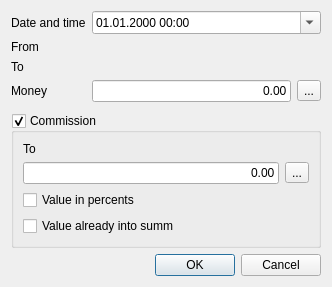
<?xml version="1.0" encoding="UTF-8"?>
<ui version="4.0">
 <class>FTransactionMoneyEdit</class>
 <widget class="QDialog" name="FTransactionMoneyEdit">
  <property name="geometry">
   <rect>
    <x>0</x>
    <y>0</y>
    <width>332</width>
    <height>287</height>
   </rect>
  </property>
  <property name="windowTitle">
   <string>Local transactions edit</string>
  </property>
  <property name="windowIcon">
   <iconset resource="../../../res/hacc.qrc">
    <normaloff>:/items/transaction-pool.png</normaloff>:/items/transaction-pool.png</iconset>
  </property>
  <layout class="QVBoxLayout" name="verticalLayout_2">
   <item>
    <layout class="QFormLayout" name="formLayout">
     <item row="0" column="0">
      <widget class="QLabel" name="label">
       <property name="text">
        <string>Date and time</string>
       </property>
      </widget>
     </item>
     <item row="0" column="1">
      <widget class="QDateTimeEdit" name="dtDateTime">
       <property name="currentSection">
        <enum>QDateTimeEdit::DaySection</enum>
       </property>
       <property name="displayFormat">
        <string>dd.MM.yyyy HH:mm</string>
       </property>
       <property name="calendarPopup">
        <bool>true</bool>
       </property>
      </widget>
     </item>
     <item row="1" column="0">
      <widget class="QLabel" name="label_2">
       <property name="text">
        <string>From</string>
       </property>
      </widget>
     </item>
     <item row="1" column="1">
      <widget class="ui::selector::WContractorAccountSelectButton" name="pwAccountFrom" native="true">
       <property name="focusPolicy">
        <enum>Qt::StrongFocus</enum>
       </property>
      </widget>
     </item>
     <item row="2" column="0">
      <widget class="QLabel" name="label_3">
       <property name="text">
        <string>To</string>
       </property>
      </widget>
     </item>
     <item row="2" column="1">
      <widget class="ui::selector::WContractorAccountSelectButton" name="pwAccountTo" native="true">
       <property name="focusPolicy">
        <enum>Qt::StrongFocus</enum>
       </property>
      </widget>
     </item>
     <item row="3" column="0">
      <widget class="QLabel" name="label2">
       <property name="text">
        <string>Money</string>
       </property>
      </widget>
     </item>
     <item row="3" column="1">
      <layout class="QHBoxLayout" name="horizontalLayout">
       <item>
        <widget class="QLineEdit" name="leMoney">
         <property name="text">
          <string>0.00</string>
         </property>
         <property name="alignment">
          <set>Qt::AlignRight|Qt::AlignTrailing|Qt::AlignVCenter</set>
         </property>
        </widget>
       </item>
       <item>
        <widget class="QToolButton" name="tbClearMoney">
         <property name="text">
          <string>...</string>
         </property>
         <property name="icon">
          <iconset resource="../../../res/hacc.qrc">
           <normaloff>:/main/icons/edit-clear-locationbar-rtl.png</normaloff>:/main/icons/edit-clear-locationbar-rtl.png</iconset>
         </property>
        </widget>
       </item>
      </layout>
     </item>
    </layout>
   </item>
   <item>
    <widget class="QGroupBox" name="gbCommission">
     <property name="title">
      <string>Commission</string>
     </property>
     <property name="checkable">
      <bool>true</bool>
     </property>
     <property name="checked">
      <bool>true</bool>
     </property>
     <layout class="QVBoxLayout" name="verticalLayout">
      <item>
       <layout class="QHBoxLayout" name="horizontalLayout_3">
        <item>
         <widget class="QLabel" name="label_4">
          <property name="text">
           <string>To</string>
          </property>
         </widget>
        </item>
        <item>
         <widget class="ui::selector::WContractorAccountSelectButton" name="pwCommissionTo" native="true">
          <property name="focusPolicy">
           <enum>Qt::StrongFocus</enum>
          </property>
         </widget>
        </item>
       </layout>
      </item>
      <item>
       <layout class="QHBoxLayout" name="horizontalLayout_2">
        <item>
         <widget class="QLineEdit" name="leCommission">
          <property name="text">
           <string>0.00</string>
          </property>
          <property name="alignment">
           <set>Qt::AlignRight|Qt::AlignTrailing|Qt::AlignVCenter</set>
          </property>
         </widget>
        </item>
        <item>
         <widget class="QToolButton" name="tbClearCommission">
          <property name="text">
           <string>...</string>
          </property>
          <property name="icon">
           <iconset resource="../../../res/hacc.qrc">
            <normaloff>:/main/icons/edit-clear-locationbar-rtl.png</normaloff>:/main/icons/edit-clear-locationbar-rtl.png</iconset>
          </property>
         </widget>
        </item>
       </layout>
      </item>
      <item>
       <widget class="QCheckBox" name="cbPercent">
        <property name="text">
         <string>Value in percents</string>
        </property>
       </widget>
      </item>
      <item>
       <widget class="QCheckBox" name="cbCommisionInMoney">
        <property name="text">
         <string>Value already into summ</string>
        </property>
       </widget>
      </item>
     </layout>
    </widget>
   </item>
   <item>
    <widget class="QDialogButtonBox" name="buttonBox">
     <property name="orientation">
      <enum>Qt::Horizontal</enum>
     </property>
     <property name="standardButtons">
      <set>QDialogButtonBox::Cancel|QDialogButtonBox::Ok</set>
     </property>
    </widget>
   </item>
  </layout>
 </widget>
 <customwidgets>
  <customwidget>
   <class>ui::selector::WContractorAccountSelectButton</class>
   <extends>QWidget</extends>
   <header>wcontractoraccountselectbutton.h</header>
   <container>1</container>
  </customwidget>
 </customwidgets>
 <tabstops>
  <tabstop>dtDateTime</tabstop>
  <tabstop>pwAccountFrom</tabstop>
  <tabstop>pwAccountTo</tabstop>
  <tabstop>leMoney</tabstop>
  <tabstop>leCommission</tabstop>
  <tabstop>cbPercent</tabstop>
  <tabstop>buttonBox</tabstop>
  <tabstop>tbClearMoney</tabstop>
  <tabstop>tbClearCommission</tabstop>
 </tabstops>
 <resources>
  <include location="../../../res/hacc.qrc"/>
 </resources>
 <connections>
  <connection>
   <sender>buttonBox</sender>
   <signal>accepted()</signal>
   <receiver>FTransactionMoneyEdit</receiver>
   <slot>accept()</slot>
   <hints>
    <hint type="sourcelabel">
     <x>248</x>
     <y>254</y>
    </hint>
    <hint type="destinationlabel">
     <x>157</x>
     <y>274</y>
    </hint>
   </hints>
  </connection>
  <connection>
   <sender>buttonBox</sender>
   <signal>rejected()</signal>
   <receiver>FTransactionMoneyEdit</receiver>
   <slot>reject()</slot>
   <hints>
    <hint type="sourcelabel">
     <x>316</x>
     <y>260</y>
    </hint>
    <hint type="destinationlabel">
     <x>286</x>
     <y>274</y>
    </hint>
   </hints>
  </connection>
 </connections>
</ui>
